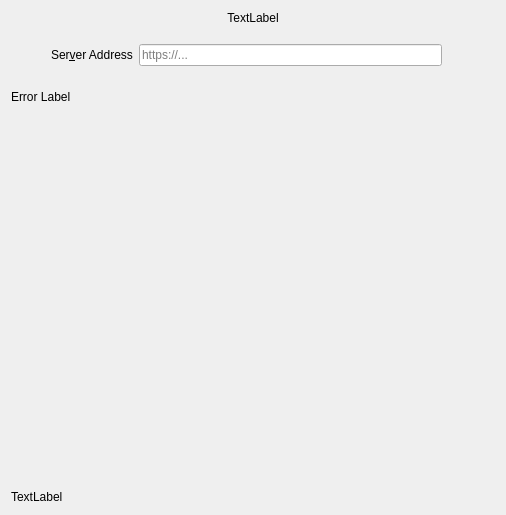
<?xml version="1.0" encoding="UTF-8"?>
<ui version="4.0">
 <class>OwncloudSetupPage</class>
 <widget class="QWidget" name="OwncloudSetupPage">
  <property name="geometry">
   <rect>
    <x>0</x>
    <y>0</y>
    <width>506</width>
    <height>515</height>
   </rect>
  </property>
  <property name="sizePolicy">
   <sizepolicy hsizetype="Preferred" vsizetype="Maximum">
    <horstretch>0</horstretch>
    <verstretch>0</verstretch>
   </sizepolicy>
  </property>
  <property name="windowTitle">
   <string>Form</string>
  </property>
  <layout class="QGridLayout" name="gridLayout">
   <item row="0" column="0">
    <widget class="QLabel" name="topLabel">
     <property name="sizePolicy">
      <sizepolicy hsizetype="Preferred" vsizetype="Fixed">
       <horstretch>0</horstretch>
       <verstretch>0</verstretch>
      </sizepolicy>
     </property>
     <property name="text">
      <string>TextLabel</string>
     </property>
     <property name="textFormat">
      <enum>Qt::RichText</enum>
     </property>
     <property name="alignment">
      <set>Qt::AlignCenter</set>
     </property>
     <property name="wordWrap">
      <bool>true</bool>
     </property>
    </widget>
   </item>
   <item row="1" column="0">
    <layout class="QHBoxLayout" name="horizontalLayout_2">
     <item>
      <spacer name="horizontalSpacer">
       <property name="orientation">
        <enum>Qt::Horizontal</enum>
       </property>
       <property name="sizeType">
        <enum>QSizePolicy::Minimum</enum>
       </property>
       <property name="sizeHint" stdset="0">
        <size>
         <width>40</width>
         <height>20</height>
        </size>
       </property>
      </spacer>
     </item>
     <item>
      <layout class="QVBoxLayout" name="verticalLayout">
       <item>
        <spacer name="verticalSpacer_2">
         <property name="orientation">
          <enum>Qt::Vertical</enum>
         </property>
         <property name="sizeType">
          <enum>QSizePolicy::Minimum</enum>
         </property>
         <property name="sizeHint" stdset="0">
          <size>
           <width>20</width>
           <height>13</height>
          </size>
         </property>
        </spacer>
       </item>
       <item>
        <layout class="QHBoxLayout" name="horizontalLayout">
         <item>
          <widget class="QLabel" name="label_2">
           <property name="text">
            <string>Ser&amp;ver Address</string>
           </property>
           <property name="buddy">
            <cstring>leUrl</cstring>
           </property>
          </widget>
         </item>
         <item>
          <widget class="OCC::PostfixLineEdit" name="leUrl">
           <property name="sizePolicy">
            <sizepolicy hsizetype="MinimumExpanding" vsizetype="Preferred">
             <horstretch>0</horstretch>
             <verstretch>0</verstretch>
            </sizepolicy>
           </property>
           <property name="placeholderText">
            <string>https://...</string>
           </property>
          </widget>
         </item>
         <item>
          <widget class="QLabel" name="urlLabel">
           <property name="text">
            <string/>
           </property>
          </widget>
         </item>
        </layout>
       </item>
       <item>
        <spacer name="verticalSpacer_3">
         <property name="orientation">
          <enum>Qt::Vertical</enum>
         </property>
         <property name="sizeType">
          <enum>QSizePolicy::Minimum</enum>
         </property>
         <property name="sizeHint" stdset="0">
          <size>
           <width>20</width>
           <height>18</height>
          </size>
         </property>
        </spacer>
       </item>
      </layout>
     </item>
     <item>
      <spacer name="horizontalSpacer_2">
       <property name="orientation">
        <enum>Qt::Horizontal</enum>
       </property>
       <property name="sizeType">
        <enum>QSizePolicy::Minimum</enum>
       </property>
       <property name="sizeHint" stdset="0">
        <size>
         <width>40</width>
         <height>20</height>
        </size>
       </property>
      </spacer>
     </item>
    </layout>
   </item>
   <item row="2" column="0">
    <widget class="QLabel" name="errorLabel">
     <property name="sizePolicy">
      <sizepolicy hsizetype="MinimumExpanding" vsizetype="Maximum">
       <horstretch>0</horstretch>
       <verstretch>0</verstretch>
      </sizepolicy>
     </property>
     <property name="text">
      <string>Error Label</string>
     </property>
     <property name="textFormat">
      <enum>Qt::RichText</enum>
     </property>
     <property name="openExternalLinks">
      <bool>true</bool>
     </property>
    </widget>
   </item>
   <item row="3" column="0">
    <spacer name="verticalSpacer">
     <property name="orientation">
      <enum>Qt::Vertical</enum>
     </property>
     <property name="sizeType">
      <enum>QSizePolicy::MinimumExpanding</enum>
     </property>
     <property name="sizeHint" stdset="0">
      <size>
       <width>20</width>
       <height>200</height>
      </size>
     </property>
    </spacer>
   </item>
   <item row="4" column="0">
    <layout class="QHBoxLayout" name="resultLayout">
     <property name="spacing">
      <number>0</number>
     </property>
    </layout>
   </item>
   <item row="5" column="0">
    <widget class="QLabel" name="bottomLabel">
     <property name="text">
      <string>TextLabel</string>
     </property>
     <property name="textFormat">
      <enum>Qt::RichText</enum>
     </property>
    </widget>
   </item>
  </layout>
 </widget>
 <customwidgets>
  <customwidget>
   <class>OCC::PostfixLineEdit</class>
   <extends>QLineEdit</extends>
   <header>wizard/postfixlineedit.h</header>
  </customwidget>
 </customwidgets>
 <resources/>
 <connections/>
</ui>
